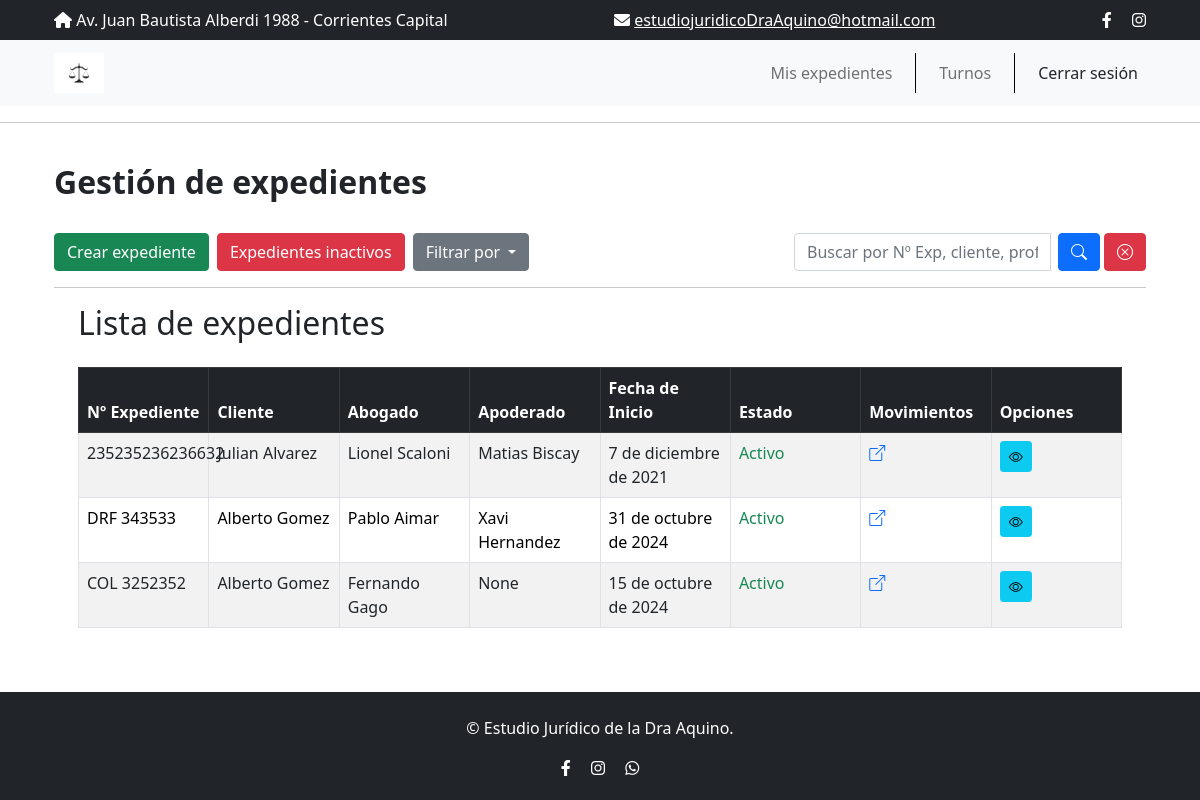
/expedientes/ (signed in), run on the app's committed database.
### expedientes/models.py (models this page shows, shortened)
class Expediente(models.Model):
    cliente = models.ForeignKey(Cliente, on_delete=models.CASCADE, related_name="expedientes")
    profesional = models.ForeignKey(Profesional, on_delete=models.CASCADE, related_name="expedientes")
    numero_expediente = models.CharField('Nº del expediente', max_length=50, primary_key=True, unique=True)
    caratula = models.TextField(max_length=500, null=True, blank=True)
    jurisdiccion = models.CharField('Jurisdicción', max_length=250, null=True, blank=True)
    dependencia = models.CharField(max_length=250, null=True, blank=True)
    apoderado = models.CharField(max_length=250, null=True, blank=True)
    fecha_inicio = models.DateField(null=True, blank=True)
    fecha_finalizacion = models.DateField(null=True, blank=True)
    asunto = models.TextField(max_length=250, null=True, blank=True)
    estado = models.BooleanField(default=True)

### clientes/models.py (models this page shows)
class Cliente(models.Model):
    nombre = models.CharField(max_length=60)
    apellido = models.CharField(max_length=60)
    dni = models.CharField('DNI', max_length=8, primary_key=True, unique=True, validators=[validar_dni])  # PK y de valor único
    estado = models.BooleanField(default=True)
    fecha_ingreso = models.DateField('Fecha de ingreso')
    fecha_nacimiento = models.DateField('Fecha de nacimiento', blank=True, null=True)
    nacionalidad = models.CharField('Nacionalidad', max_length=50)
    ocupacion = models.CharField('Ocupación', max_length=50, blank=True, null=True)
    lugar_laboral = models.CharField('Lugar laboral', max_length=100, blank=True, null=True)
    años_aportes = models.IntegerField('Años de aportes', default=None, blank=True, null=True)
    domicilio = models.CharField(max_length=250, null=True, blank=True)
    cod_postal = models.CharField('Codigo postal', max_length=4, null=True, blank=True, validators=[validar_codPostal])
    telefono = models.CharField(max_length=10, null=True, validators=[validar_telefono])
    email = models.EmailField(max_length=250, null=True, blank=True)
    @property
    def full_name(self):
        return f"{self.nombre} {self.apellido}"
    def __str__(self):
        return self.full_name

### profesionales/models.py (models this page shows, shortened)
class Profesional(models.Model):
    nombre = models.CharField(max_length=60)
    apellido = models.CharField(max_length=60)
    dni = models.CharField('DNI', max_length=8, primary_key=True, unique=True, validators=[validar_dni])  # PK y de valor único
    idMatriculaProf = models.CharField('Nº de matricula del profesional', max_length=50, unique=True)
    foto = models.ImageField('Foto', upload_to='images/', null=True, blank=True)
    especialidad = models.CharField(max_length=200, choices=ESPECIALIDADES, null=True, blank=True)
    estado = models.BooleanField(default=True)
    fecha_ingreso = models.DateField('Fecha de ingreso')
    fecha_egreso = models.DateField('Fecha de egreso', null=True, blank=True)
    motivo_egreso = models.TextField('Motivo de egreso', max_length=250, null=True, blank=True)
    domicilio = models.CharField(max_length=250, null=True, blank=True)
    cod_postal = models.CharField('Codigo Postal', max_length=4, null=True, blank=True)
    telefono = models.CharField(max_length=10, null=True, validators=[validar_telefono])
    email = models.EmailField(max_length=250, null=True, blank=True)
    class Meta:
        verbose_name_plural = 'Profesionales'
    @property
    def full_name(self):
        return f"{self.nombre} {self.apellido}"
    def __str__(self):
        return self.full_name  # Ahora usa la propiedad full_name

### expedientes/views.py (the view, shortened to what this page needs)
# urls.py: path("", ListExpediente.as_view(), name="expedientes"),
class ListExpediente(LoginRequiredMixin, ListView):
    model = Expediente
    template_name = 'expedientes/expedientes.html'
    context_object_name = 'expedientes'  # nombre del objeto en el contexto
    paginate_by = 10  #paginación
    def get_queryset(self):
        queryset = super().get_queryset().filter(estado=True)
        query = self.request.GET.get('q')
        order = self.request.GET.get('order')
        if order == 'apellido_asc':
            queryset = queryset.order_by('cliente__apellido')
        elif order == 'apellido_desc':
            queryset = queryset.order_by('-cliente__apellido')
        elif order == 'fecha_inicio_asc':
            queryset = queryset.order_by('fecha_inicio')
        elif order == 'fecha_inicio_desc':
            queryset = queryset.order_by('-fecha_inicio')
        elif order == 'apellido_pro_asc':
            queryset = queryset.order_by('profesional__apellido')
        elif order == 'apellido_pro_desc':
            queryset = queryset.order_by('-profesional__apellido')
        return queryset
    def get_context_data(self, **kwargs):
        context = super().get_context_data(**kwargs)
        context['q'] = self.request.GET.get('q', '')
        context['order'] = self.request.GET.get('order', '')
        return context

### expedientes/templates/expedientes/expedientes.html (shortened to what this page needs)
{% extends "main.html" %}
{% block content %}
<br>
<h2 class="text-start"><strong>Gestión de expedientes</strong></h2>
<br>
<div class="d-flex justify-content-between align-items-center mb-3">
    <div class="d-flex">
        <a href="{% url 'crear-expediente' %}" class="btn btn-success me-2">Crear expediente</a>
        <a href="{% url 'expedientes-inactivos' %}" class="btn btn-danger me-2">Expedientes inactivos</a>
        <div class="dropdown">
            <button class="btn btn-secondary dropdown-toggle" type="button" id="dropdownMenuButton" data-bs-toggle="dropdown" aria-expanded="false">
                Filtrar por
            </button>
        </div>
    </div>
    <form method="GET" action="{% url 'expedientes' %}" class="d-flex ml-auto">
        <div class="input-group">
            <input type="text" name="q" class="form-control me-2" placeholder="Buscar por Nº Exp, cliente, profesional..." value="{{ q }}">
            <button type="submit" class="btn btn-primary rounded" aria-label="Buscar">
                <i class="bi bi-search"></i>
            </button>
            <a href="{% url 'expedientes' %}" class="btn btn-danger ms-1 rounded" aria-label="Limpiar">
                <i class="bi bi-x-circle"></i>
            </a>
        </div>
    </form>
</div>
<hr>
<div class="container">
    <h2 class="mb-4">Lista de expedientes</h2>
    <table class="table table-striped table-bordered">
        <thead class="table-dark">
            <tr>
                <th>Nº Expediente</th>
                <th>Cliente</th>
                <th>Abogado</th>
                <th>Apoderado</th>
                <th>Fecha de Inicio</th>
                <th>Estado</th>
                <th>Movimientos</th>
                <th>Opciones</th>
            </tr>
        </thead>
        <tbody>
            {% for expediente in expedientes %}
            <tr>
                <td>{{ expediente.numero_expediente }}</td>
                <td>{{ expediente.cliente }}</td>
                <td>{{ expediente.profesional }}</td>
                <td>{{ expediente.apoderado }}</td>
                <td>{{ expediente.fecha_inicio }}</td>
                <td>
                    {% if expediente.estado %}
                        <span class="text-success">Activo</span>
                    {% else %}
                        <span class="text-danger">Inactivo</span>
                    {% endif %}
                </td>
                <td>
                    <a href="{% url "movimientos" expediente.numero_expediente %}"><i class="bi bi-box-arrow-up-right"></i></i></a>
                </td>
                <td>
                    <a href="{% url 'expediente' expediente.numero_expediente %}" class="btn btn-info btn-sm">
                        <i class="bi bi-eye"></i>
                    </a>
                </td>
            </tr>
            {% endfor %}
        </tbody>
    </table>
</div>
{% endblock content %}

### static/styles/app.css (style rules this page uses)
table { table-layout: fixed; width: 100%; }

### data on the page
Expediente: numero_expediente "235235236236632", cliente "Julian Alvarez", profesional "Lionel Scaloni", apoderado "Matias Biscay", fecha_inicio "7 de diciembre de 2021", estado "Activo"
Expediente: numero_expediente "DRF 343533", cliente "Alberto Gomez", profesional "Pablo Aimar", apoderado "Xavi Hernandez", fecha_inicio "31 de octubre de 2024", estado "Activo"
Expediente: numero_expediente "COL 3252352", cliente "Alberto Gomez", profesional "Fernando Gago", apoderado "None", fecha_inicio "15 de octubre de 2024", estado "Activo"
